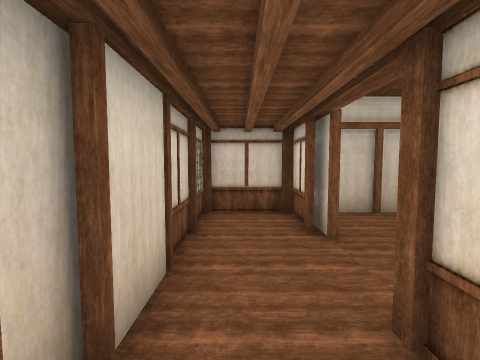
View 1 (above)

18 first-person views from a walk through a Unity game level. The camera is 1.5 m above the floor, tilts 4° down and sees 85° across. The floor is counted in squares, 1 m on a side. Each view is taken from the middle of a square. On the plan, view 1 faces up. The plan holds only what a view shows up to about 14 squares ahead; the rest is blank. The place goes on beyond the plan. The player character is not drawn. Door leaves are left out, so doorways stand open. Some surface patterns are stand-ins.

View 2
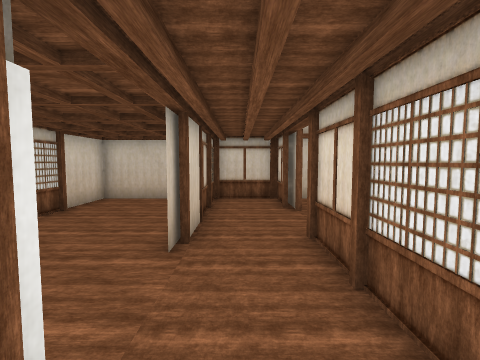

View 3
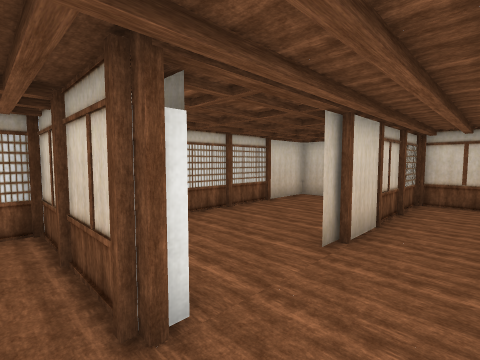

View 4
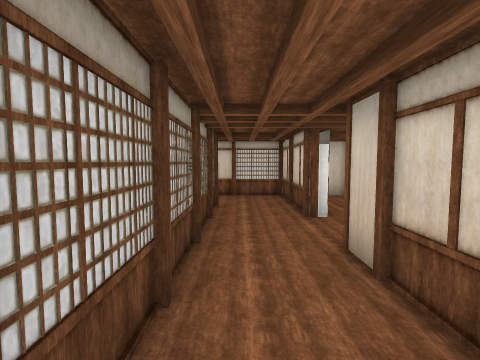

View 5
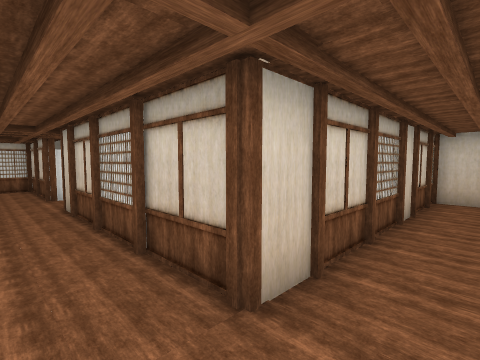

View 6
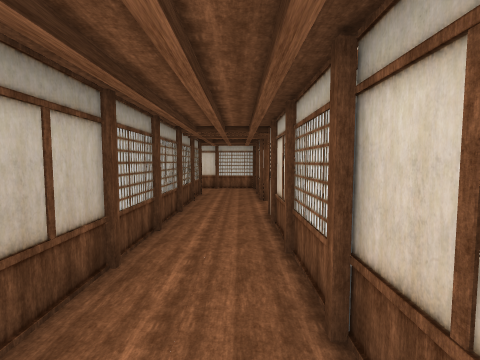

View 7
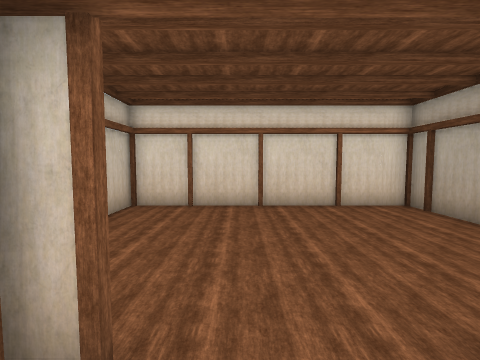

View 8
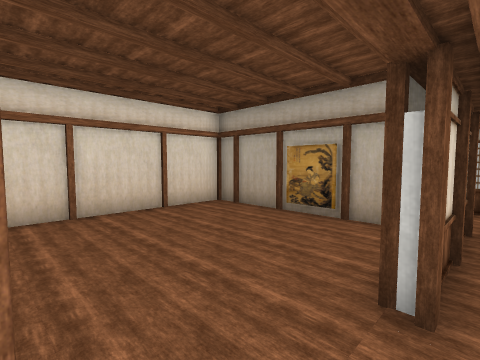

View 9
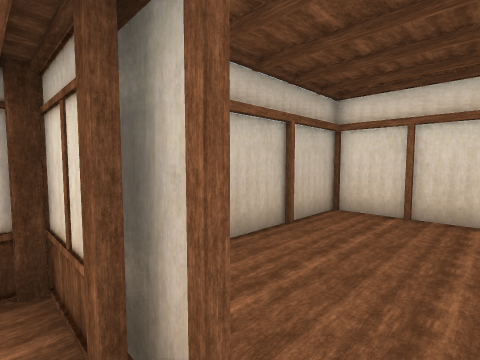

View 10
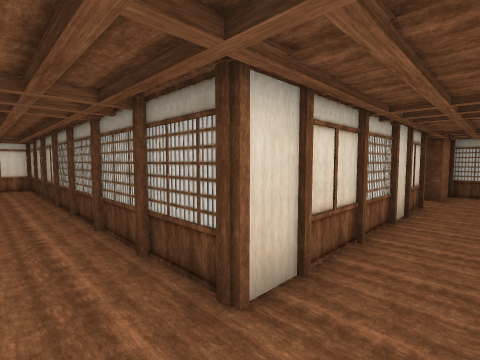

View 11
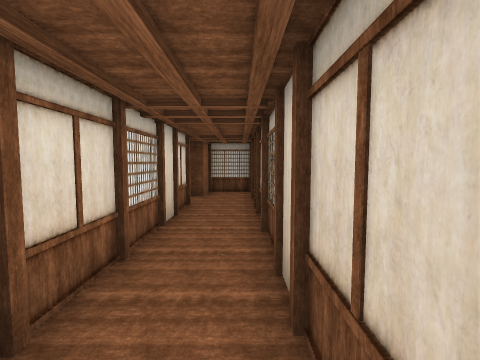

View 12
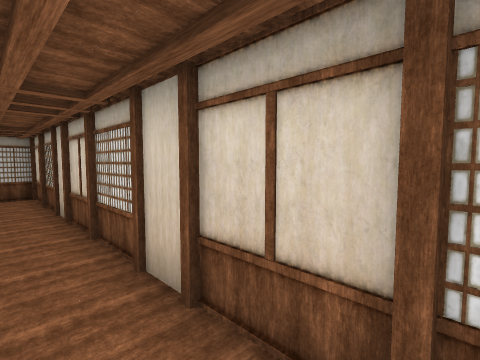

View 13
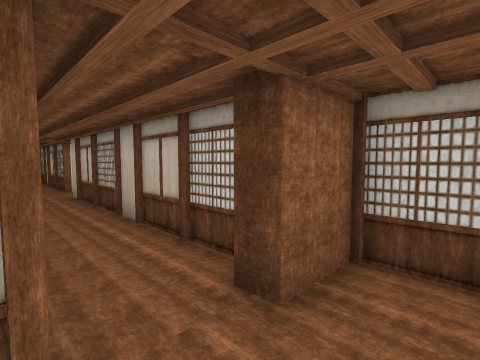

View 14
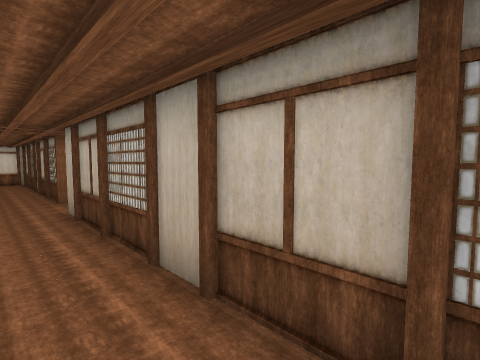

View 15
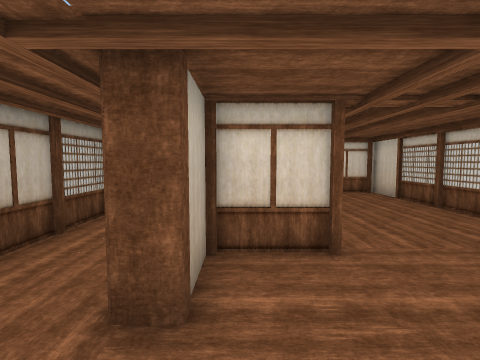

View 16
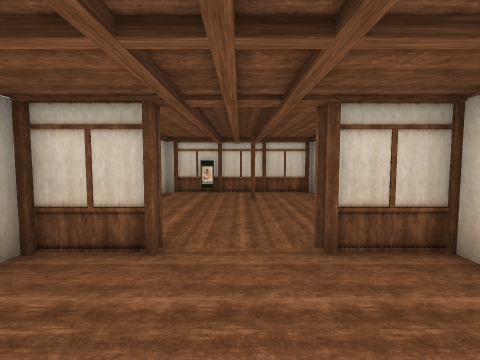

View 17
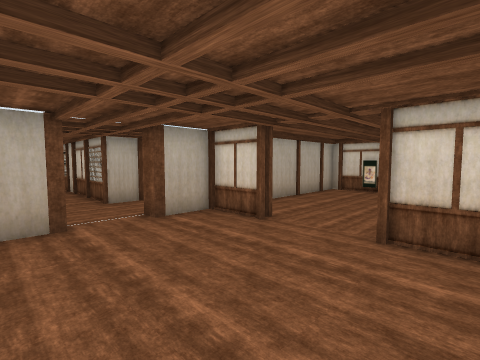

View 18
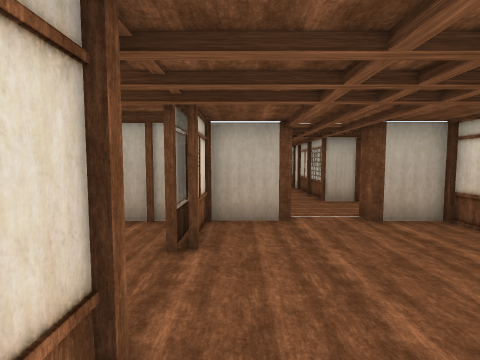

### Floor plan
Points are (right, up) in squares from view 1. A wall is a line through its corners. A room is listed if a view was taken in it or the views show most of it. See-through windows are left out.
Room 1 (views 1, 2, 3, 4, 5, 6, 7, 8, 9, 15, 16, 17, 18)
walls: (2.9, -1.8) (9, -1.8) (9, -0.6); (9.3, -2.1) (2.6, -2.1); (9, 0.4) (9, 4.5); (1.5, -1.5) (1.5, 2.2); (12.1, -4.9) (12.1, -4.4); (-1.2, -1.5) (-1.2, -2.2); (9, 5.4) (9, 7.7) (6.6, 7.7); (-1.5, -4.9) (7.4, -4.9); (1.8, 4.9) (1.8, 6.5); (-1.2, 2.2) (-1.2, 1.1); (1.5, 5.4) (1.5, 6.5); (-1, 3.8) (-1, 1.6); (5.7, -11.4) (5.7, -12.6) (7.7, -12.6) (7.7, -13.4); (-1.2, 4.5) (-1.2, 3.9); (6.4, 7.7) (4.4, 7.7); (3.5, 7.7) (2.5, 7.7); (9.6, -12.6) (10.6, -12.6)
ways out: opening at (-1, -3.5) to room 2; open door at (-1, -0.5) to room 2; open door at (6, -8.5) to room 3; opening at (8.5, -13) to room 4; opening at (0.5, 6); opening at (10.5, -2); opening at (11, -11.5); open door at (2, 3.5); open door at (12, -9)
objects: other object (1, 1); other object (2, -2); other object (2, 7); other object (6, -11); other object (6, -10); other object (6, -7) to (6, -6); other object (9, -5); other object (11, -5)
Room 2 (views 10, 11, 12)
walls: (-5.6, 2.9) (-5.6, 1.2); (-5.6, 0.8) (-5.6, -0.1); (-5.6, 5) (-5.6, 3.1); (-0.9, -2.1) (-5.6, -2.1) (-5.6, -4.5); (-3, 7.7) (-5.6, 7.7) (-5.6, 5.4); (-3.2, -5.5) (-3.2, -4.9) (-1.5, -4.9)
ways out: opening at (-1, -3.5) to room 1; open door at (-1, -0.5) to room 1; opening at (-4.5, -5.5) to room 3
objects: other object (-2, -2)
Room 3 (view 13)
walls: (-0.5, -12.6) (2.6, -12.6); (-2.8, -12.6) (-1.4, -12.6); (-3.2, -13.2) (-3.2, -12.4); (-5.6, -7.4) (-5.6, -12.5); (-5.6, -13.4) (-5.6, -17) (-3.5, -17); (2.9, -5.4) (-2.8, -5.4)
ways out: open door at (6, -8.5) to room 1; opening at (-4.5, -5.5) to room 2; opening at (-2, -14.5) to room 4
objects: other object (-6, -7) to (-6, -6); other object (-6, -5); other object (-3, -17); other object (-3, -16); other object (-3, -15); other object (-3, -12); other object (-3, -11); other object (-3, -10); other object (-3, -9); other object (-3, -8); other object (-3, -7); other object (-3, -6); other object (-2, -11); other object (5, -8)
Room 4 (view 14)
walls: (2.4, -15.8) (8, -15.8); (7.7, -16.4) (7.7, -18); (-2.1, -15.8) (-0.5, -15.8); (10, -16.4) (10, -15.9)
ways out: opening at (8.5, -13) to room 1; opening at (-2, -14.5) to room 3; opening at (9, -18); opening at (10.5, -14.5)
objects: other object (0, -16); other object (1, -16) to (2, -16)

Positions as (right, up) in squares from view 1, and headings:
1: (0, 0), facing up
2: (0, -3), facing up
3: (1, -3), facing up-left
4: (6, -4), facing left
5: (11, -4), facing up-left
6: (9, -3), facing left
7: (0, 4), facing right
8: (1, 5), facing down-right
9: (1, 4), facing up-right
10: (-5, -3), facing down-right
11: (-5, -4), facing down
12: (-4, -4), facing down-left
13: (-5, -13), facing down-right
14: (-1, -14), facing down-right
15: (10, -12), facing left
16: (10, -9), facing left
17: (11, -6), facing down-left
18: (11, -6), facing down
